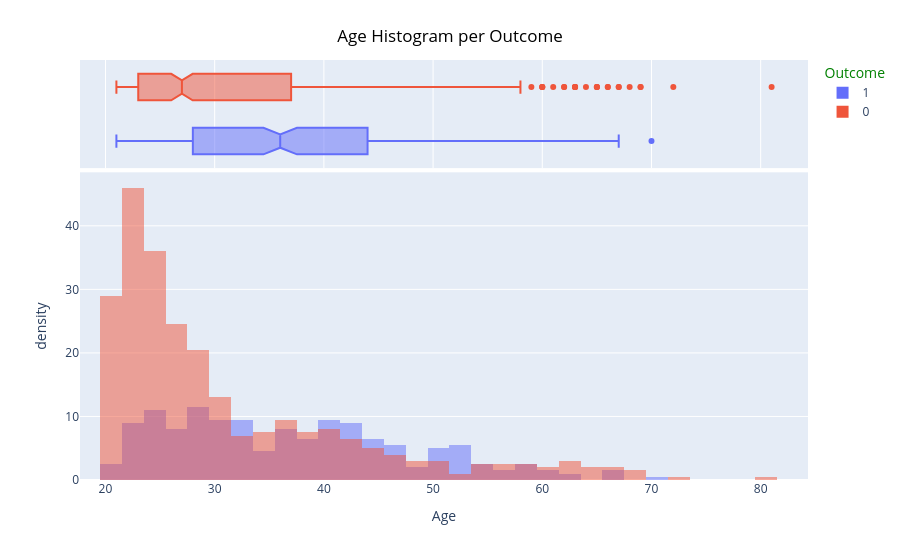

Write notebook code for a chart like this one.
### Code cell
import plotly.express as px
fig = px.histogram(diabetes_df, x="Age", 
                   color="Outcome", 
                   marginal="box",
                   barmode ="overlay",
                   histnorm ='density'
                  )  
fig.update_layout(
    title_font_color="black",
    legend_title_font_color="green",
    title={
        'text': "Age Histogram per Outcome",
        'x':0.5,
        'xanchor': 'center',
        'yanchor': 'top'},
)
fig.show()

### Figure 1 — Plotly figure (JSON) as saved in the notebook; plotly's stock layout.template omitted (floating-point values rounded to 4 significant figures; data arrays with more than 128 entries replaced by an {"elided": "..."} marker saying what was removed)
{"data": [{"bingroup": "x", "histnorm": "density", "hovertemplate": "Outcome=1<br>Age=%{x}<br>density=%{y}<extra></extra>", "legendgroup": "1", "marker": {"color": "#636efa", "opacity": 0.5, "pattern": {"shape": ""}}, "name": "1", "orientation": "v", "showlegend": true, "type": "histogram", "x": {"elided": "268 int values"}, "xaxis": "x", "yaxis": "y"}, {"hovertemplate": "Outcome=1<br>Age=%{x}<extra></extra>", "legendgroup": "1", "marker": {"color": "#636efa"}, "name": "1", "notched": true, "showlegend": false, "type": "box", "x": {"elided": "268 int values"}, "xaxis": "x2", "yaxis": "y2"}, {"bingroup": "x", "histnorm": "density", "hovertemplate": "Outcome=0<br>Age=%{x}<br>density=%{y}<extra></extra>", "legendgroup": "0", "marker": {"color": "#EF553B", "opacity": 0.5, "pattern": {"shape": ""}}, "name": "0", "orientation": "v", "showlegend": true, "type": "histogram", "x": {"elided": "500 int values"}, "xaxis": "x", "yaxis": "y"}, {"hovertemplate": "Outcome=0<br>Age=%{x}<extra></extra>", "legendgroup": "0", "marker": {"color": "#EF553B"}, "name": "0", "notched": true, "showlegend": false, "type": "box", "x": {"elided": "500 int values"}, "xaxis": "x2", "yaxis": "y2"}], "layout": {"barmode": "overlay", "legend": {"title": {"font": {"color": "green"}, "text": "Outcome"}, "tracegroupgap": 0}, "margin": {"t": 60}, "title": {"font": {"color": "black"}, "text": "Age Histogram per Outcome", "x": 0.5, "xanchor": "center", "yanchor": "top"}, "xaxis": {"anchor": "y", "domain": [0, 1], "title": {"text": "Age"}}, "xaxis2": {"anchor": "y2", "domain": [0, 1], "matches": "x", "showgrid": true, "showticklabels": false}, "yaxis": {"anchor": "x", "domain": [0, 0.7326], "title": {"text": "density"}}, "yaxis2": {"anchor": "x2", "domain": [0.7426, 1], "matches": "y2", "showgrid": false, "showline": false, "showticklabels": false, "ticks": ""}}}
